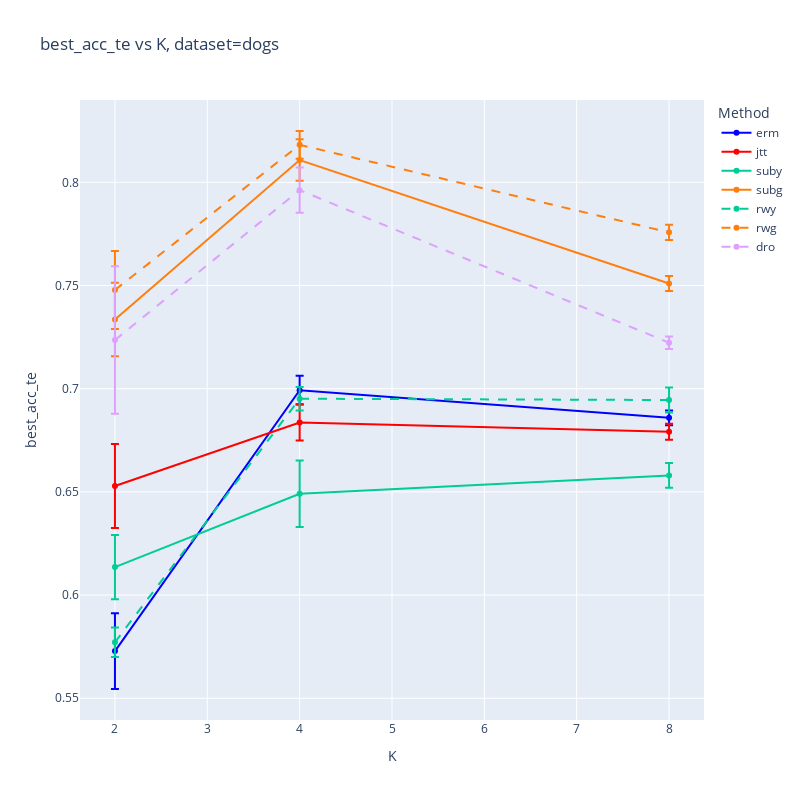
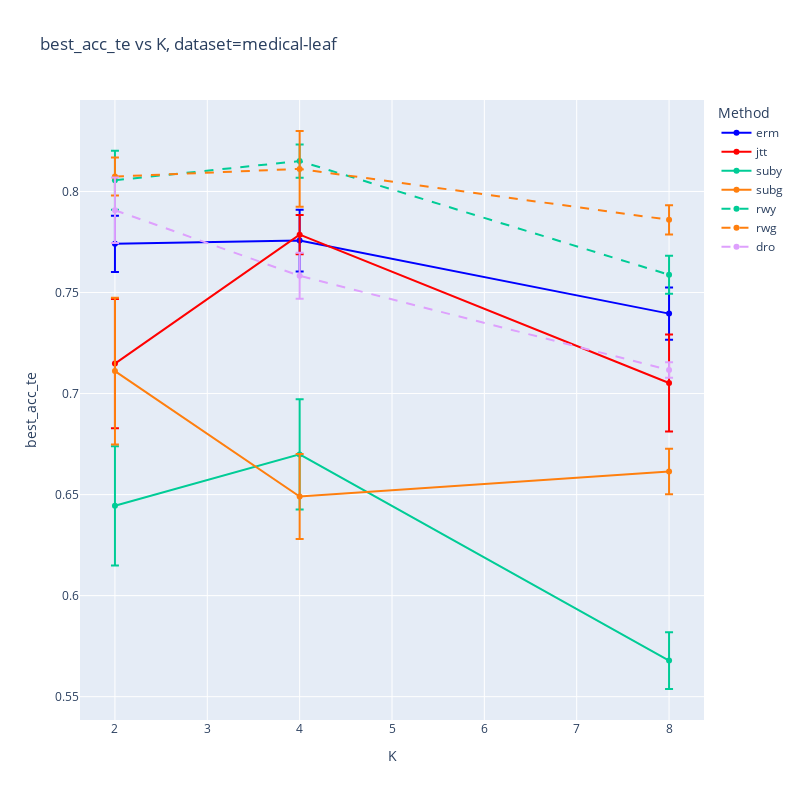
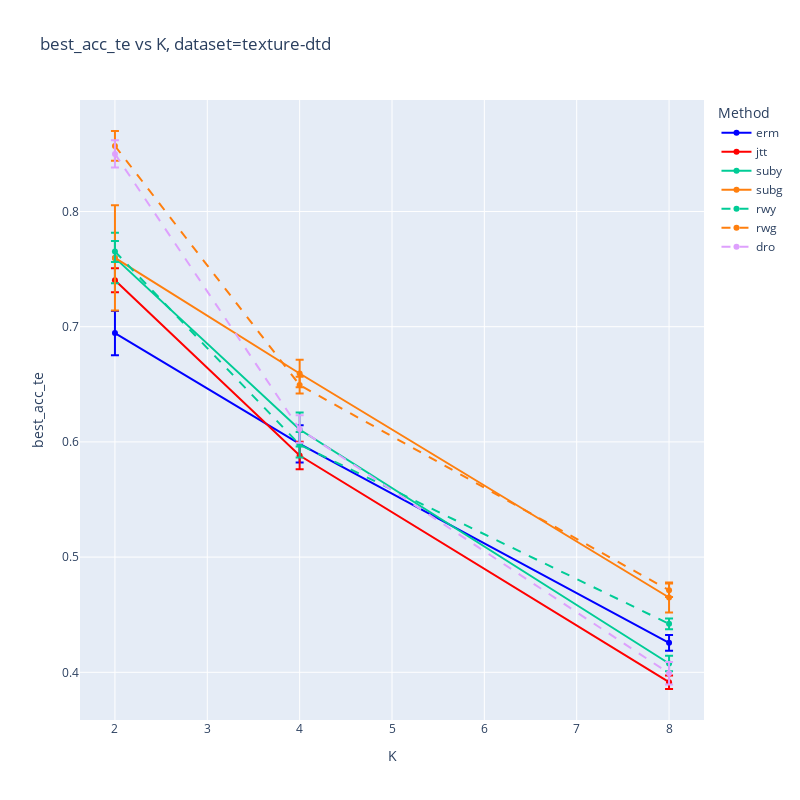
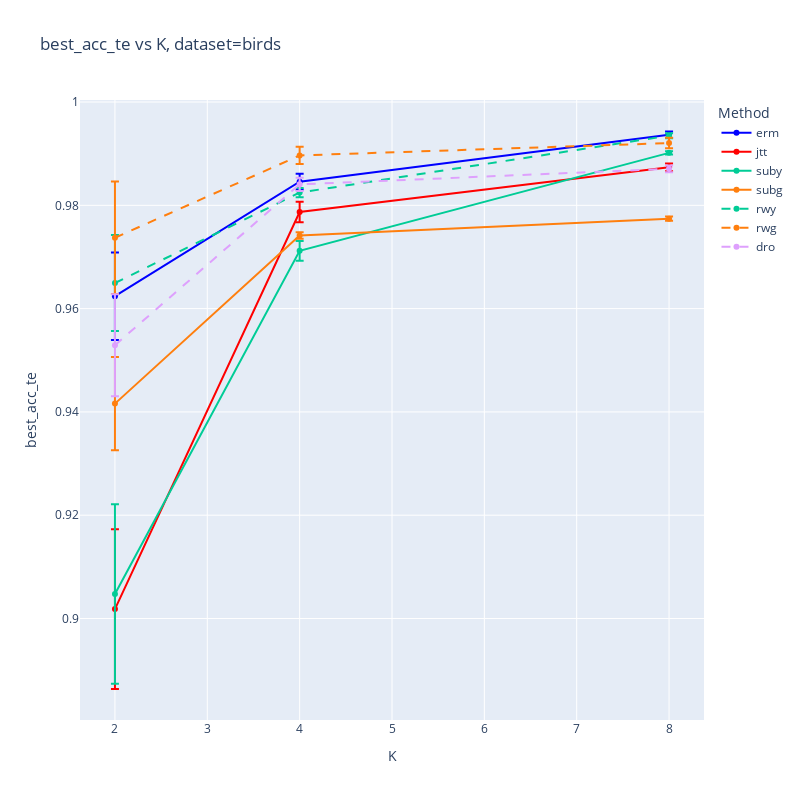

The notebook cell saved with these charts, in order:
### Code cell
x_axis = 'K'
y_axis = 'best_acc_te' #'mean_grp_acc_te'
for dataset_name in DATASETS.values():
    plot_graph(df_fix_mu, x_axis, y_axis, dataset_name,error_bars=ERROR_BARS, normalize=NORMALIZE)

### Figure 1 — Plotly figure (JSON) as saved in the notebook; plotly's stock layout.template omitted (floating-point values rounded to 4 significant figures)
{"data": [{"error_y": {"array": [0.01837, 0.00694, 0.003588], "type": "data", "visible": true}, "line": {"color": "blue", "dash": "solid"}, "mode": "lines+markers", "name": "erm", "type": "scatter", "x": [2, 4, 8], "y": [0.5729, 0.6993, 0.6859]}, {"error_y": {"array": [0.02037, 0.008785, 0.003823], "type": "data", "visible": true}, "line": {"color": "red", "dash": "solid"}, "mode": "lines+markers", "name": "jtt", "type": "scatter", "x": [2, 4, 8], "y": [0.6529, 0.6836, 0.6791]}, {"error_y": {"array": [0.01554, 0.01607, 0.006033], "type": "data", "visible": true}, "line": {"color": "#00CC96", "dash": "solid"}, "mode": "lines+markers", "name": "suby", "type": "scatter", "x": [2, 4, 8], "y": [0.6136, 0.6491, 0.658]}, {"error_y": {"array": [0.01781, 0.01006, 0.003655], "type": "data", "visible": true}, "line": {"color": "#ff7f0e", "dash": "solid"}, "mode": "lines+markers", "name": "subg", "type": "scatter", "x": [2, 4, 8], "y": [0.7336, 0.8108, 0.751]}, {"error_y": {"array": [0.007196, 0.005702, 0.006104], "type": "data", "visible": true}, "line": {"color": "#00CC96", "dash": "dash"}, "mode": "lines+markers", "name": "rwy", "type": "scatter", "x": [2, 4, 8], "y": [0.5771, 0.6951, 0.6945]}, {"error_y": {"array": [0.01892, 0.006708, 0.003697], "type": "data", "visible": true}, "line": {"color": "#ff7f0e", "dash": "dash"}, "mode": "lines+markers", "name": "rwg", "type": "scatter", "x": [2, 4, 8], "y": [0.7479, 0.8182, 0.7758]}, {"error_y": {"array": [0.03572, 0.01102, 0.003001], "type": "data", "visible": true}, "line": {"color": "#DEA0FD", "dash": "dash"}, "mode": "lines+markers", "name": "dro", "type": "scatter", "x": [2, 4, 8], "y": [0.7236, 0.7962, 0.7223]}], "layout": {"height": 800, "legend": {"title": {"text": "Method"}}, "title": {"text": "best_acc_te vs K, dataset=dogs"}, "width": 800, "xaxis": {"title": {"text": "K"}}, "yaxis": {"title": {"text": "best_acc_te"}}}}

### Figure 2 — Plotly figure (JSON) as saved in the notebook; plotly's stock layout.template omitted (floating-point values rounded to 4 significant figures)
{"data": [{"error_y": {"array": [0.01392, 0.01529, 0.01297], "type": "data", "visible": true}, "line": {"color": "blue", "dash": "solid"}, "mode": "lines+markers", "name": "erm", "type": "scatter", "x": [2, 4, 8], "y": [0.7741, 0.7757, 0.7396]}, {"error_y": {"array": [0.03199, 0.00966, 0.02401], "type": "data", "visible": true}, "line": {"color": "red", "dash": "solid"}, "mode": "lines+markers", "name": "jtt", "type": "scatter", "x": [2, 4, 8], "y": [0.7148, 0.7786, 0.7052]}, {"error_y": {"array": [0.02951, 0.02732, 0.01405], "type": "data", "visible": true}, "line": {"color": "#00CC96", "dash": "solid"}, "mode": "lines+markers", "name": "suby", "type": "scatter", "x": [2, 4, 8], "y": [0.6444, 0.6699, 0.5679]}, {"error_y": {"array": [0.03627, 0.021, 0.01126], "type": "data", "visible": true}, "line": {"color": "#ff7f0e", "dash": "solid"}, "mode": "lines+markers", "name": "subg", "type": "scatter", "x": [2, 4, 8], "y": [0.7111, 0.649, 0.6614]}, {"error_y": {"array": [0.01464, 0.008245, 0.009421], "type": "data", "visible": true}, "line": {"color": "#00CC96", "dash": "dash"}, "mode": "lines+markers", "name": "rwy", "type": "scatter", "x": [2, 4, 8], "y": [0.8056, 0.815, 0.7588]}, {"error_y": {"array": [0.009443, 0.01876, 0.007222], "type": "data", "visible": true}, "line": {"color": "#ff7f0e", "dash": "dash"}, "mode": "lines+markers", "name": "rwg", "type": "scatter", "x": [2, 4, 8], "y": [0.8074, 0.8112, 0.786]}, {"error_y": {"array": [0.0162, 0.01137, 0.003857], "type": "data", "visible": true}, "line": {"color": "#DEA0FD", "dash": "dash"}, "mode": "lines+markers", "name": "dro", "type": "scatter", "x": [2, 4, 8], "y": [0.7907, 0.7583, 0.7117]}], "layout": {"height": 800, "legend": {"title": {"text": "Method"}}, "title": {"text": "best_acc_te vs K, dataset=medical-leaf"}, "width": 800, "xaxis": {"title": {"text": "K"}}, "yaxis": {"title": {"text": "best_acc_te"}}}}

### Figure 3 — Plotly figure (JSON) as saved in the notebook; plotly's stock layout.template omitted (floating-point values rounded to 4 significant figures)
{"data": [{"error_y": {"array": [0.01927, 0.01624, 0.006837], "type": "data", "visible": true}, "line": {"color": "blue", "dash": "solid"}, "mode": "lines+markers", "name": "erm", "type": "scatter", "x": [2, 4, 8], "y": [0.6944, 0.5983, 0.4256]}, {"error_y": {"array": [0.01044, 0.01197, 0.005893], "type": "data", "visible": true}, "line": {"color": "red", "dash": "solid"}, "mode": "lines+markers", "name": "jtt", "type": "scatter", "x": [2, 4, 8], "y": [0.7403, 0.5882, 0.3914]}, {"error_y": {"array": [0.02192, 0.01483, 0.0068], "type": "data", "visible": true}, "line": {"color": "#00CC96", "dash": "solid"}, "mode": "lines+markers", "name": "suby", "type": "scatter", "x": [2, 4, 8], "y": [0.7597, 0.6108, 0.4076]}, {"error_y": {"array": [0.04573, 0.01197, 0.01301], "type": "data", "visible": true}, "line": {"color": "#ff7f0e", "dash": "solid"}, "mode": "lines+markers", "name": "subg", "type": "scatter", "x": [2, 4, 8], "y": [0.7597, 0.6594, 0.4649]}, {"error_y": {"array": [0.00916, 0.01112, 0.004668], "type": "data", "visible": true}, "line": {"color": "#00CC96", "dash": "dash"}, "mode": "lines+markers", "name": "rwy", "type": "scatter", "x": [2, 4, 8], "y": [0.7653, 0.5976, 0.4421]}, {"error_y": {"array": [0.01292, 0.007345, 0.005891], "type": "data", "visible": true}, "line": {"color": "#ff7f0e", "dash": "dash"}, "mode": "lines+markers", "name": "rwg", "type": "scatter", "x": [2, 4, 8], "y": [0.8569, 0.6493, 0.4713]}, {"error_y": {"array": [0.01174, 0.01194, 0.009783], "type": "data", "visible": true}, "line": {"color": "#DEA0FD", "dash": "dash"}, "mode": "lines+markers", "name": "dro", "type": "scatter", "x": [2, 4, 8], "y": [0.85, 0.6111, 0.3991]}], "layout": {"height": 800, "legend": {"title": {"text": "Method"}}, "title": {"text": "best_acc_te vs K, dataset=texture-dtd"}, "width": 800, "xaxis": {"title": {"text": "K"}}, "yaxis": {"title": {"text": "best_acc_te"}}}}

### Figure 4 — Plotly figure (JSON) as saved in the notebook; plotly's stock layout.template omitted (floating-point values rounded to 4 significant figures)
{"data": [{"error_y": {"array": [0.008473, 0.001531, 0.0006475], "type": "data", "visible": true}, "line": {"color": "blue", "dash": "solid"}, "mode": "lines+markers", "name": "erm", "type": "scatter", "x": [2, 4, 8], "y": [0.9624, 0.9846, 0.9937]}, {"error_y": {"array": [0.01548, 0.001989, 0.0007535], "type": "data", "visible": true}, "line": {"color": "red", "dash": "solid"}, "mode": "lines+markers", "name": "jtt", "type": "scatter", "x": [2, 4, 8], "y": [0.9018, 0.9787, 0.9874]}, {"error_y": {"array": [0.01736, 0.001915, 0.0003035], "type": "data", "visible": true}, "line": {"color": "#00CC96", "dash": "solid"}, "mode": "lines+markers", "name": "suby", "type": "scatter", "x": [2, 4, 8], "y": [0.9047, 0.9712, 0.9902]}, {"error_y": {"array": [0.009032, 0.0006217, 0.0003994], "type": "data", "visible": true}, "line": {"color": "#ff7f0e", "dash": "solid"}, "mode": "lines+markers", "name": "subg", "type": "scatter", "x": [2, 4, 8], "y": [0.9416, 0.9742, 0.9774]}, {"error_y": {"array": [0.009312, 0.0008842, 0.0004996], "type": "data", "visible": true}, "line": {"color": "#00CC96", "dash": "dash"}, "mode": "lines+markers", "name": "rwy", "type": "scatter", "x": [2, 4, 8], "y": [0.965, 0.9825, 0.9935]}, {"error_y": {"array": [0.0109, 0.00168, 0.001013], "type": "data", "visible": true}, "line": {"color": "#ff7f0e", "dash": "dash"}, "mode": "lines+markers", "name": "rwg", "type": "scatter", "x": [2, 4, 8], "y": [0.9737, 0.9897, 0.9921]}, {"error_y": {"array": [0.009868, 0.001275, 0.0006386], "type": "data", "visible": true}, "line": {"color": "#DEA0FD", "dash": "dash"}, "mode": "lines+markers", "name": "dro", "type": "scatter", "x": [2, 4, 8], "y": [0.9529, 0.9841, 0.9871]}], "layout": {"height": 800, "legend": {"title": {"text": "Method"}}, "title": {"text": "best_acc_te vs K, dataset=birds"}, "width": 800, "xaxis": {"title": {"text": "K"}}, "yaxis": {"title": {"text": "best_acc_te"}}}}
